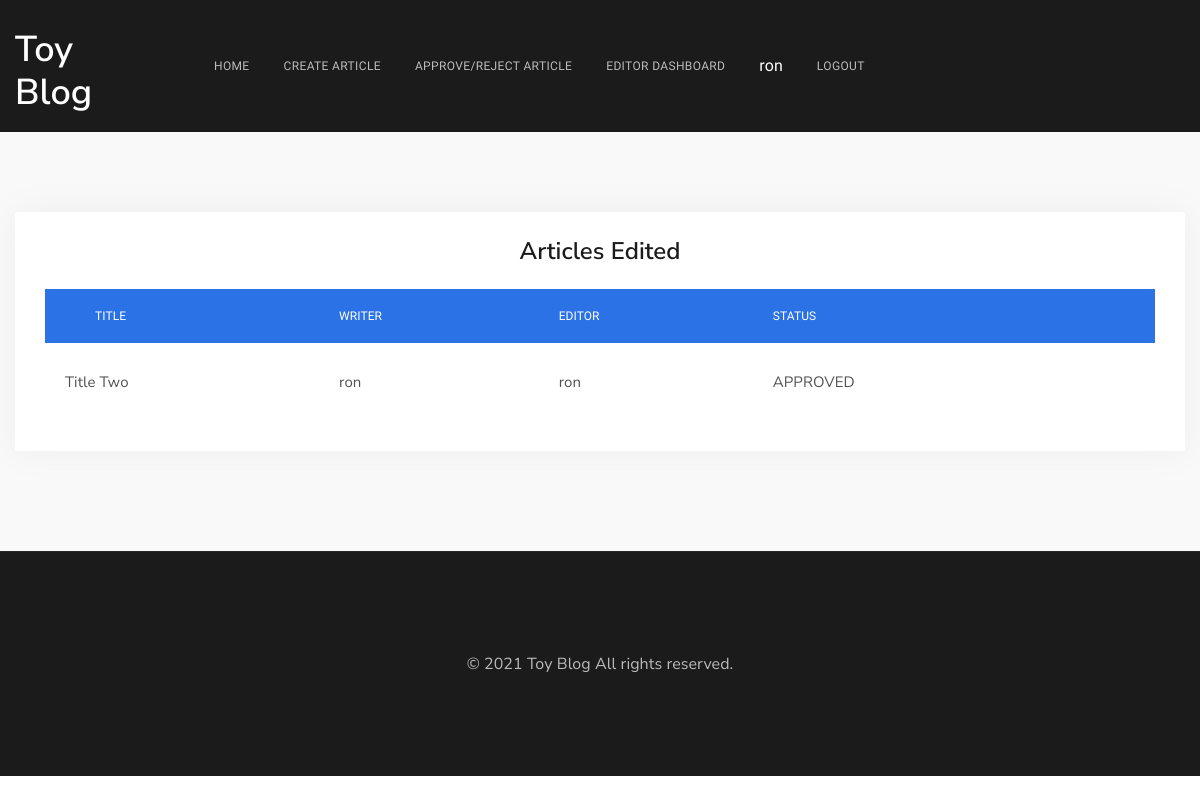
Screenshot of /articles-edited/ (signed in) with the database file from the repository.
### blog/models.py (models this page shows, shortened)
class Writer(models.Model):
    name = models.OneToOneField(User, on_delete = models.CASCADE)
    is_editor = models.BooleanField(default=False)
    def __str__(self):
        return f"{self.name.username}"

class Article(models.Model):
    title = models.CharField(max_length=255)
    content = models.TextField()
    created_at = models.DateTimeField(auto_now_add=True)
    status = models.CharField(max_length=50, default='APPROVED')
    written_by = models.ForeignKey(Writer, on_delete=models.CASCADE, null=True,related_name="article_writer")
    edited_by = models.ForeignKey(Writer, on_delete=models.CASCADE, null=True, related_name="article_editor")

### blog/views.py (the view)
# urls.py: path('articles-edited/', views.article_edited_view, name="articles-edited"),
@login_required(login_url='login')
def article_edited_view(request):
    user_is_editor = request.user.writer.is_editor
    if user_is_editor:
        articles = request.user.writer.article_editor.all()
    else:
        return HttpResponse("You're not permitted to view this page")
    context = {
        'articles':articles,
    }
    return render(request, 'articles-edited.html', context)

### templates/articles-edited.html
{% extends "base.html" %}
{% load static %}
{% block content %}
<div class="dx-main">
    <div class="dx-box-5 pb-100 bg-grey-6">
        <div class="container">
            <div class="row justify-content-center">
                <div class="col-lg-12">
                    <div class="dx-box-decorated">
                        <div class="dx-box-content">
                                <h2 class="h4 text-center">Articles Edited</h2>
                                <div class="table-responsive">
                                    <table class="dx-table dx-table-default">
                                        <thead>
                                            <tr>
                                                <th scope="col">Title</th>
                                                <th scope="col">Writer</th>
                                                <th scope="col">Editor</th>
                                                <th scope="col">Status</th>
                                            </tr>
                                        </thead>
                                        <tbody>
                                            {% for article in articles %}
                                            <tr>
                                                <td>{{ article.title }}</td>
                                                <td>{{ article.written_by }}</td>
                                                <td>{{ article.edited_by }}</td>
                                                <td>{{ article.status }}</td>
                                            </tr>
                                            {% endfor %}
                                        </tbody>
                                    </table>
                                </div>
                        </div>
                    </div>
                </div>
            </div>
        </div>
    </div>
</div>
{% endblock content %}

### templates/header.html (shortened to what this page needs)
{% load static %}
<html lang="en">
<head>
    <link rel="stylesheet" href="{% static 'vendor/bootstrap/dist/css/bootstrap.min.css' %}">
    <link rel="stylesheet" href="{% static 'css/main.css' %}">
    <link rel="stylesheet" href="{% static 'css/custom.css' %}">
</head>
<body>
    <nav
        class="dx-navbar dx-navbar-top dx-navbar-collapse dx-navbar-sticky dx-navbar-expand-lg dx-navbar-dropdown-triangle dx-navbar-autohide">
        <div class="container">
            <a href="{% url 'index' %}" class="dx-nav-logo">
                <h2 class="text-white" style="margin-top:0px; padding-top:10px; margin-bottom:0;">Toy Blog</h2>
            </a>
            <div class="dx-navbar-content">
                <ul class="dx-nav dx-nav-align-left">
                    <li class="dx-drop-item">
                        <a href="{% url 'index' %}">
                            Home
                        </a>
                    </li>
                    <li class="dx-drop-item">
                        <a href="{% url 'article-create' %}">
                            Create Article
                        </a>
                    </li>
                    <li class="dx-drop-item">
                        <a href="{% url 'article-approval' %}">
                            Approve/Reject Article
                        </a>
                    </li>
                    <li class="dx-drop-item">
                        <a href="{% url 'articles-edited' %}">
                            Editor Dashboard
                        </a>
                    </li>
                    {% if not request.user.is_authenticated %}
                    <li class="dx-drop-item">
                        <a href="{% url 'register' %}">
                            Register
                        </a>
                    </li>
                    <li class="dx-drop-item">
                        <a href="{% url 'login' %}">
                            Login
                        </a>
                    </li>
                    {% else %}
                    <li class="dx-drop-item" style="color: white;">
                        {{ request.user.writer.name }}
                    </li>
                    <li class="dx-drop-item">
                        <a href="{% url 'logout' %}">
                            Logout
                        </a>
                    </li>
                    {% endif %}
                </ul>
            </div>
        </div>
    </nav>

### static/css/custom.css (style rules this page uses)
body { overflow-x: hidden !important; }

### rows the page displays
Article: title "Title Two", written_by "ron", edited_by "ron", status "APPROVED"

### other values shown
{{ request.user.writer.name }} "ron"
